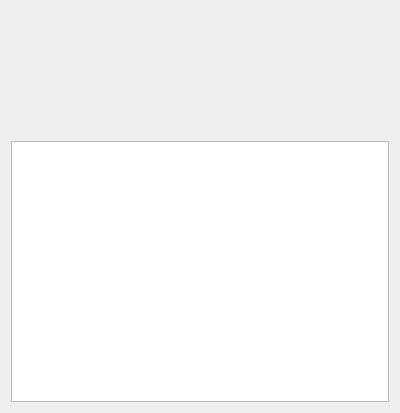
<?xml version="1.0" encoding="UTF-8"?>
<ui version="4.0">
 <class>Form</class>
 <widget class="QWidget" name="Form">
  <property name="geometry">
   <rect>
    <x>0</x>
    <y>0</y>
    <width>400</width>
    <height>413</height>
   </rect>
  </property>
  <property name="windowTitle">
   <string>Form</string>
  </property>
  <layout class="QVBoxLayout" name="verticalLayout" stretch="1,2">
   <item>
    <spacer name="verticalSpacer">
     <property name="orientation">
      <enum>Qt::Vertical</enum>
     </property>
     <property name="sizeHint" stdset="0">
      <size>
       <width>20</width>
       <height>125</height>
      </size>
     </property>
    </spacer>
   </item>
   <item>
    <widget class="QListWidget" name="listWidget"/>
   </item>
  </layout>
 </widget>
 <resources/>
 <connections/>
</ui>
